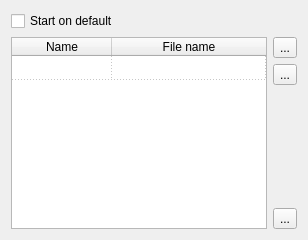
           <widget class="QWidget" name="tab_11">
            <attribute name="icon">
             <iconset resource="../xpeccy.qrc">
              <normaloff>:/images/profile.png</normaloff>:/images/profile.png</iconset>
            </attribute>
            <attribute name="title">
             <string>Profiles</string>
            </attribute>
            <layout class="QVBoxLayout" name="verticalLayout_35" stretch="0,10">
             <item>
              <widget class="QCheckBox" name="defstart">
               <property name="text">
                <string>Start on default</string>
               </property>
              </widget>
             </item>
             <item>
              <layout class="QHBoxLayout" name="horizontalLayout_23">
               <item>
                <widget class="QTableWidget" name="twProfileList">
                 <property name="editTriggers">
                  <set>QAbstractItemView::NoEditTriggers</set>
                 </property>
                 <property name="alternatingRowColors">
                  <bool>true</bool>
                 </property>
                 <property name="selectionMode">
                  <enum>QAbstractItemView::SingleSelection</enum>
                 </property>
                 <property name="selectionBehavior">
                  <enum>QAbstractItemView::SelectRows</enum>
                 </property>
                 <property name="gridStyle">
                  <enum>Qt::DotLine</enum>
                 </property>
                 <property name="rowCount">
                  <number>1</number>
                 </property>
                 <property name="columnCount">
                  <number>2</number>
                 </property>
                 <attribute name="horizontalHeaderMinimumSectionSize">
                  <number>100</number>
                 </attribute>
                 <attribute name="horizontalHeaderShowSortIndicator" stdset="0">
                  <bool>false</bool>
                 </attribute>
                 <attribute name="horizontalHeaderStretchLastSection">
                  <bool>true</bool>
                 </attribute>
                 <attribute name="verticalHeaderVisible">
                  <bool>false</bool>
                 </attribute>
                 <attribute name="verticalHeaderDefaultSectionSize">
                  <number>24</number>
                 </attribute>
                 <row/>
                 <column>
                  <property name="text">
                   <string>Name</string>
                  </property>
                 </column>
                 <column>
                  <property name="text">
                   <string>File name</string>
                  </property>
                 </column>
                </widget>
               </item>
               <item>
                <layout class="QVBoxLayout" name="verticalLayout_27">
                 <item>
                  <widget class="QToolButton" name="tbNewProfile">
                   <property name="text">
                    <string>...</string>
                   </property>
                   <property name="icon">
                    <iconset resource="../xpeccy.qrc">
                     <normaloff>:/images/add.png</normaloff>:/images/add.png</iconset>
                   </property>
                  </widget>
                 </item>
                 <item>
                  <widget class="QToolButton" name="tbCopyProfile">
                   <property name="text">
                    <string>...</string>
                   </property>
                   <property name="icon">
                    <iconset resource="../xpeccy.qrc">
                     <normaloff>:/images/copy.png</normaloff>:/images/copy.png</iconset>
                   </property>
                  </widget>
                 </item>
                 <item>
                  <spacer name="verticalSpacer_15">
                   <property name="orientation">
                    <enum>Qt::Vertical</enum>
                   </property>
                   <property name="sizeHint" stdset="0">
                    <size>
                     <width>20</width>
                     <height>40</height>
                    </size>
                   </property>
                  </spacer>
                 </item>
                 <item>
                  <widget class="QToolButton" name="tbDelProfile">
                   <property name="text">
                    <string>...</string>
                   </property>
                   <property name="icon">
                    <iconset resource="../xpeccy.qrc">
                     <normaloff>:/images/cancel.png</normaloff>:/images/cancel.png</iconset>
                   </property>
                  </widget>
                 </item>
                </layout>
               </item>
              </layout>
             </item>
            </layout>
           </widget>
